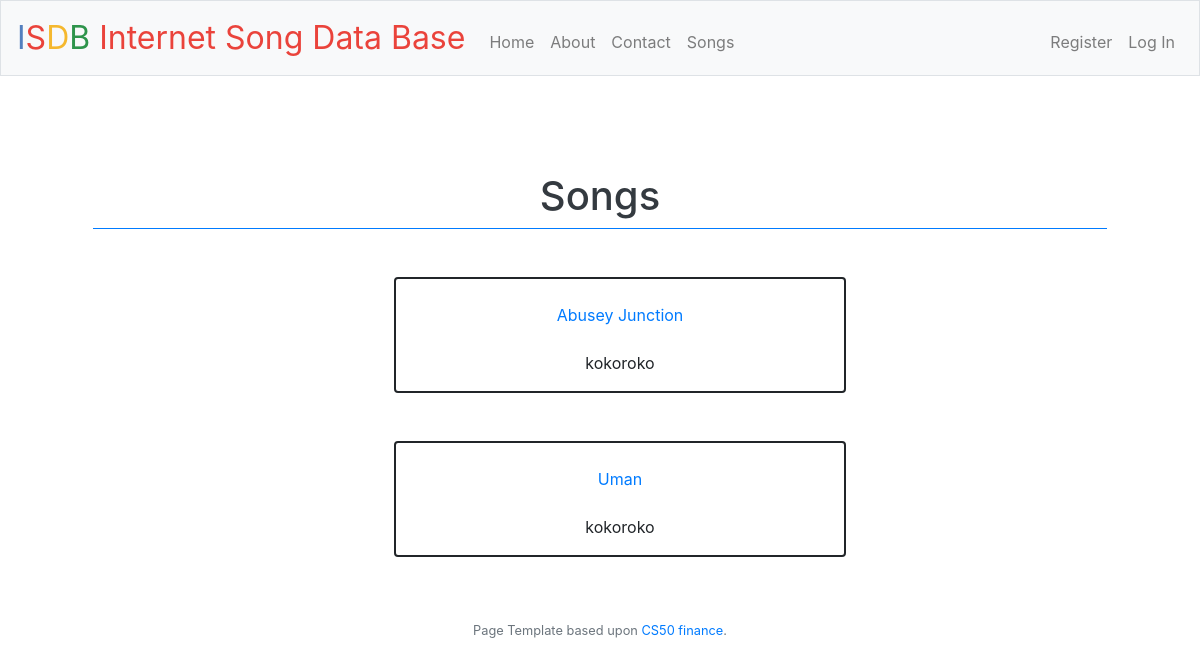
Page /songs on the earlier database version.
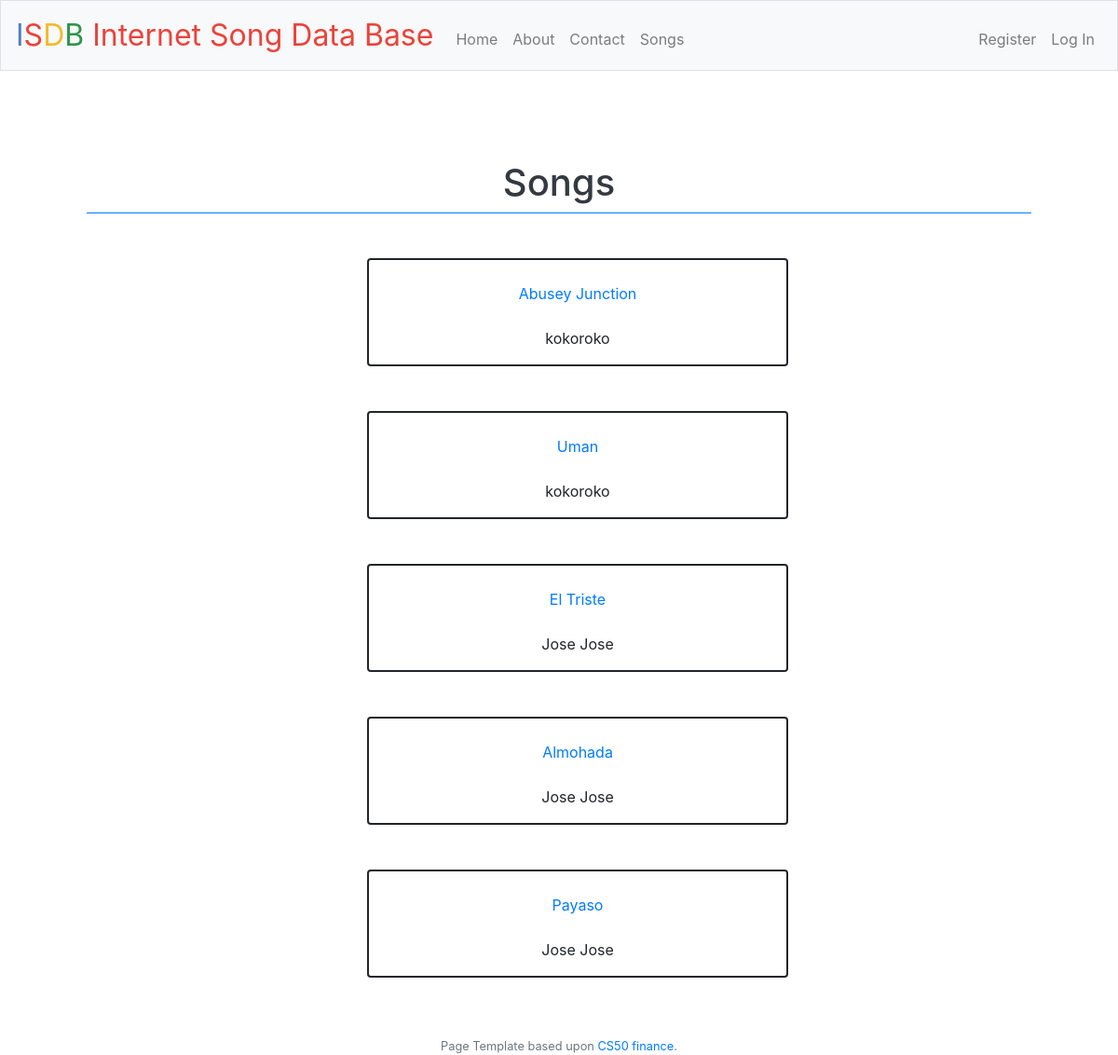
Same page on the later database version.
### tables this page shows
CREATE TABLE 'songs' (
'id' INTEGER PRIMARY KEY AUTOINCREMENT NOT NULL,
'title' TEXT NOT NULL,
'duration' INTEGER NOT NULL,
'artist_id' INTEGER NOT NULL,
'lyrics' TEXT NOT NULL,
'num_likes' INTEGER NOT NULL,
FOREIGN KEY(artist_id) REFERENCES artist(id)
);

CREATE TABLE 'artist' (
'id' INTEGER PRIMARY KEY AUTOINCREMENT NOT NULL,
'name' TEXT NOT NULL,
'nationality' TEXT NOT NULL,
'img_url' TEXT NOT NULL
);

### application.py (the view)
@app.route('/songs')
def list_songs():
    rows = db_helpers.fetch_songs()
    return render_template('songs.html', songs=rows)

### application.py (called while the page is built)
@app.after_request
def after_request(response):
    response.headers["Cache-Control"] = "no-cache, no-store, must-revalidate"
    response.headers["Expires"] = 0
    response.headers["Pragma"] = "no-cache"
    return response

### db_helpers.py (called while the page is built)
def fetch_songs():
    songs_join = "SELECT s.id, s.title, a.name, a.img_url FROM songs s JOIN artist a ON s.artist_id = a.id LIMIT 10;"
    test = ()
    c.execute(songs_join, test)
    return c.fetchall()

### templates/songs.html (shortened to what this page needs)
{% extends "layout.html" %}
{% block main %}
    <div class="col-12 text-center mt-5">
        <h1 class="text-dark pt04">Songs</h1>
        <div class="border-top border-primary w50 mx-auto my3"></div>
    </div>
    <div class="container marketing" id="song_list">
        <div class="row justify-content-center">
            <div class="col-md-6">
                <ul style="list-style-type: none;">
                    {% for song in songs %}
                        <li class="">
                            <div class="card mt-5">
                                <p class="my-4 text-center">
                                    <a href="/songs/{{ song['id'] }}">{{ song['title'] }}</a>
                                </p>
                                <p class="my4 text-center">{{ song['name'] }}</p>
                            </div>
                        </li>
                    {% endfor %}
            </div>
        </div>
    </div>
{% endblock %}

### templates/layout.html (shortened to what this page needs)
<!DOCTYPE html>
<html lang="en">
    <head>
        <link href="https://maxcdn.bootstrapcdn.com/bootstrap/4.1.3/css/bootstrap.min.css" rel="stylesheet">
        <link href="/static/styles.css" rel="stylesheet">
    </head>
    <body>
        <nav class="navbar navbar-expand-md navbar-light bg-light border">
            <a class="navbar-brand" href="/"><span class="blue">I</span><span class="red">S</span><span class="yellow">D</span><span class="green">B</span> <span class="red">Internet Song Data Base</span></a>
            <div class="collapse navbar-collapse" id="navbar">
                {% if session.user_id and session.user_type == 'user' %}
                    <ul class="navbar-nav mr-auto mt-2">
                        <li class="nav-item"><a class="nav-link" href="/">Home</a></li>
                        <li class="nav-item"><a class="nav-link" href="/about">About</a></li>
                        <li class="nav-item"><a class="nav-link" href="/contact">Contact</a></li>
                        <li class="nav-item"><a class="nav-link" href="/songs">Songs</a></li>
                    </ul>
                    <ul class="navbar-nav ml-auto mt-2">
                        <li class="nav-item"><a class="nav-link" href="/logout">Log Out</a></li>
                    </ul>
                {% else %}
                    <ul class="navbar-nav mr-auto mt-2">
                        <li class="nav-item"><a class="nav-link" href="/">Home</a></li>
                        <li class="nav-item"><a class="nav-link" href="/about">About</a></li>
                        <li class="nav-item"><a class="nav-link" href="/contact">Contact</a></li>
                        <li class="nav-item"><a class="nav-link" href="/songs">Songs</a></li>
                    </ul>
                    <ul class="navbar-nav ml-auto mt-2">
                        <li class="nav-item"><a class="nav-link" href="/register">Register</a></li>
                        <li class="nav-item"><a class="nav-link" href="/login">Log In</a></li>
                    </ul>
                {% endif %}
            </div>
        </nav>
        <main class="container p-5">
            {% block main %}{% endblock %}
        </main>
        <footer class="small text-center text-muted">
            Page Template based upon <a href="https://cs50.harvard.edu/x/2020/tracks/web/finance/">CS50 finance</a>.
        </footer>
    </body>
</html>

### static/styles.css (style rules this page uses)
nav .navbar-brand { font-size: xx-large; }
nav .navbar-brand .blue { color: #537fbe; }
nav .navbar-brand .red { color: #ea433b; }
nav .navbar-brand .yellow { color: #f5b82e; }
nav .navbar-brand .green { color: #2e944b; }
main { overflow-x: auto; text-align: center; }
.card { border: 2px solid; }

Differences in the rows shown:
added songs: title "El Triste", name "Jose Jose"
added songs: title "Almohada", name "Jose Jose"
added songs: title "Payaso", name "Jose Jose"
